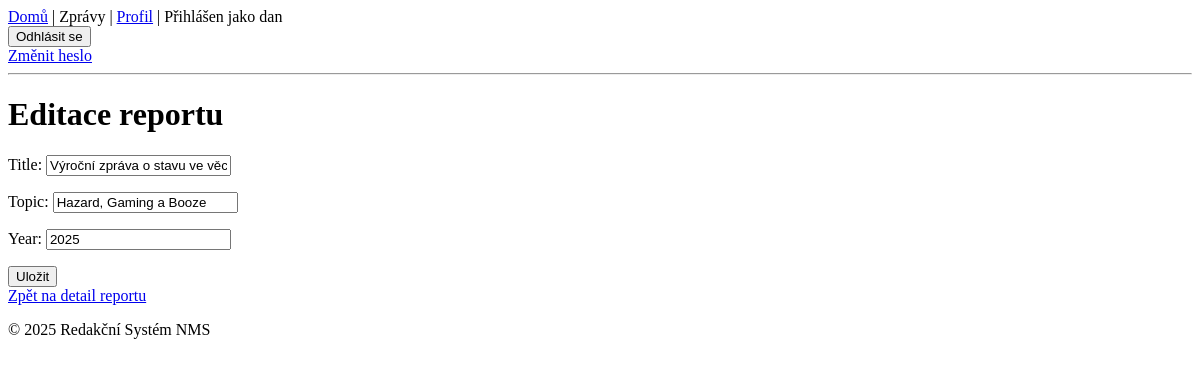
Before: /1/edit/ (signed in) with the older database file.
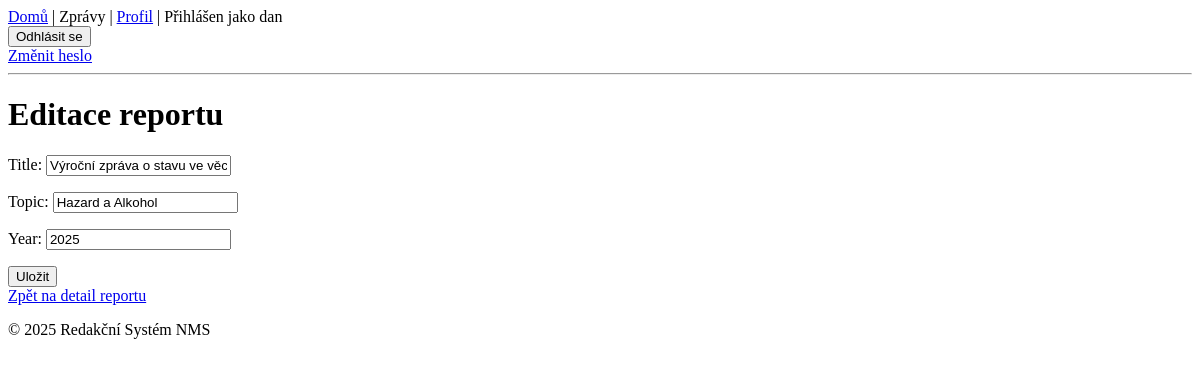
After: the same page with the newer database file.
### reports/models.py (models this page shows, shortened)
class Report(models.Model):
    class ReportStatus(models.TextChoices):
        OPEN = "OPEN", "Open"
        PUBLISHED = "PUBLISHED", "Published"
    title = models.CharField(max_length=200)
    topic = models.CharField(max_length=100)  # Pokud je topic samostatná entita, bude to ForeignKey
    year = models.IntegerField()
    status = models.CharField(max_length=10, choices=ReportStatus.choices, default=ReportStatus.OPEN)
    author = models.ForeignKey(settings.AUTH_USER_MODEL, on_delete=models.CASCADE)

### reports/views.py (the view)
# urls.py: path('<int:pk>/edit/', views.ReportEditView.as_view(), name='report_edit'),
@method_decorator(login_required, name='dispatch') #  Zabezpečí, že se do view dostane pouze přihlášený uživatel
class ReportEditView(UpdateView):
    model = Report
    template_name = 'reports/report_form.html'
    fields = ['title', 'topic', 'year'] #  Zde uveď, která pole chceš mít editovatelná
    success_url = reverse_lazy('reports:index')  # Po úspěšném uložení se přesměruje na index
    def get_queryset(self):
        queryset = super().get_queryset()
        return queryset.filter(author=self.request.user)

### templates/reports/report_form.html (shortened to what this page needs)
{% extends 'base.html' %}
{% block content %}
  <h1>Editace reportu</h1>
  <form method="post">
    {{ form.as_p }}
    <button type="submit">Uložit</button>
  </form>
  <a href="{% url 'reports:report_detail' object.pk %}">Zpět na detail reportu</a>
{% endblock %}

Changed rows visible on the page:
changed Report "Výroční zpráva o stavu ve věcech hazardu": topic "Hazard, Gaming a Booze" → "Hazard a Alkohol"
